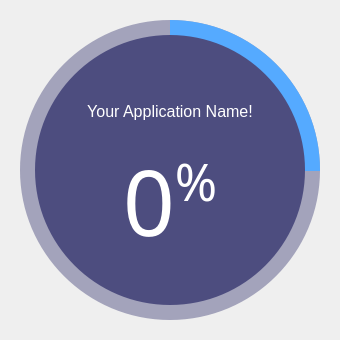
<?xml version="1.0" encoding="UTF-8"?>
<ui version="4.0">
 <class>SplashScreen</class>
 <widget class="QMainWindow" name="SplashScreen">
  <property name="geometry">
   <rect>
    <x>0</x>
    <y>0</y>
    <width>340</width>
    <height>340</height>
   </rect>
  </property>
  <property name="windowTitle">
   <string>MainWindow</string>
  </property>
  <widget class="QWidget" name="centralwidget">
   <widget class="QFrame" name="circularProgressBarBase">
    <property name="geometry">
     <rect>
      <x>10</x>
      <y>10</y>
      <width>320</width>
      <height>320</height>
     </rect>
    </property>
    <property name="frameShape">
     <enum>QFrame::NoFrame</enum>
    </property>
    <property name="frameShadow">
     <enum>QFrame::Raised</enum>
    </property>
    <widget class="QFrame" name="circularProgress">
     <property name="geometry">
      <rect>
       <x>10</x>
       <y>10</y>
       <width>300</width>
       <height>300</height>
      </rect>
     </property>
     <property name="styleSheet">
      <string notr="true">QFrame {
	border-radius: 150px;
	background-color: qconicalgradient(cx:0.5, cy:0.5, angle:90, stop:0.749 rgba(255, 0, 127, 0), stop:0.750 rgba(85, 170, 255, 255));
}</string>
     </property>
     <property name="frameShape">
      <enum>QFrame::NoFrame</enum>
     </property>
     <property name="frameShadow">
      <enum>QFrame::Raised</enum>
     </property>
    </widget>
    <widget class="QFrame" name="circularBg">
     <property name="geometry">
      <rect>
       <x>10</x>
       <y>10</y>
       <width>300</width>
       <height>300</height>
      </rect>
     </property>
     <property name="styleSheet">
      <string notr="true">QFrame {
	border-radius: 150px;
	background-color: rgba(77, 77, 127, 120);
}</string>
     </property>
     <property name="frameShape">
      <enum>QFrame::NoFrame</enum>
     </property>
     <property name="frameShadow">
      <enum>QFrame::Raised</enum>
     </property>
    </widget>
    <widget class="QFrame" name="container">
     <property name="geometry">
      <rect>
       <x>25</x>
       <y>25</y>
       <width>270</width>
       <height>270</height>
      </rect>
     </property>
     <property name="styleSheet">
      <string notr="true">QFrame {
	border-radius: 135px;
	background-color: rgb(77, 77, 127);
}
</string>
     </property>
     <property name="frameShape">
      <enum>QFrame::NoFrame</enum>
     </property>
     <property name="frameShadow">
      <enum>QFrame::Raised</enum>
     </property>
     <widget class="QWidget" name="">
      <property name="geometry">
       <rect>
        <x>30</x>
        <y>56</y>
        <width>210</width>
        <height>172</height>
       </rect>
      </property>
      <layout class="QGridLayout" name="gridLayout">
       <item row="0" column="0">
        <widget class="QLabel" name="name_label">
         <property name="font">
          <font>
           <family>Segoe UI</family>
           <pointsize>12</pointsize>
          </font>
         </property>
         <property name="styleSheet">
          <string notr="true">color: rgb(255, 255, 255);
background-color: none;</string>
         </property>
         <property name="text">
          <string>&lt;html&gt;&lt;head/&gt;&lt;body&gt;&lt;p&gt;Your Application Name!&lt;/p&gt;&lt;/body&gt;&lt;/html&gt;</string>
         </property>
         <property name="alignment">
          <set>Qt::AlignCenter</set>
         </property>
        </widget>
       </item>
       <item row="1" column="0">
        <widget class="QLabel" name="percentage">
         <property name="font">
          <font>
           <family>Roboto Th</family>
           <pointsize>40</pointsize>
          </font>
         </property>
         <property name="styleSheet">
          <string notr="true">color: rgb(255, 255, 255);
background-color: none;</string>
         </property>
         <property name="text">
          <string>&lt;p&gt;&lt;span style=&quot;font-size:68pt;&quot;&gt;0&lt;/span&gt;&lt;span style=&quot;font-size: 58pt; vertical-align: super;&quot;&gt;%&lt;/span&gt;&lt;/p&gt;</string>
         </property>
         <property name="alignment">
          <set>Qt::AlignCenter</set>
         </property>
        </widget>
       </item>
      </layout>
     </widget>
    </widget>
    <zorder>circularBg</zorder>
    <zorder>circularProgress</zorder>
    <zorder>container</zorder>
   </widget>
  </widget>
 </widget>
 <resources/>
 <connections/>
</ui>
